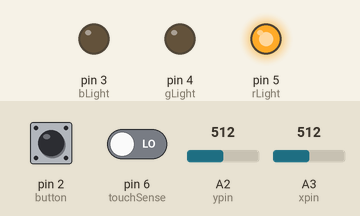
A sketch run on a simulated Arduino Uno, built with avr-gcc and run on an emulated ATmega328P. Parts: output pins drawn as LEDs (lit = HIGH). The inputs (shaded band) are chosen by the test bench; at power-on: pin 2 (button) LOW, pin 6 (touchSense) LOW, A2 (ypin) = 512, A3 (xpin) = 512. No radio packets arrive unless stated.

Above: at 1.2 s.
1.3 s: pin 2 (button) pulled HIGH for 0.15 s
At 2.5 s:
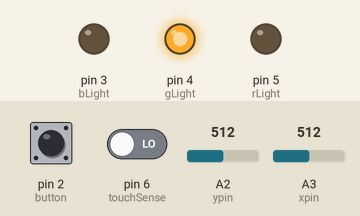
2.9 s: pin 6 (touchSense) driven HIGH
At 3.8 s:
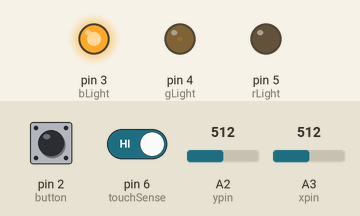
4.5 s: pin 2 (button) pulled HIGH for 1 s
At 5.9 s:
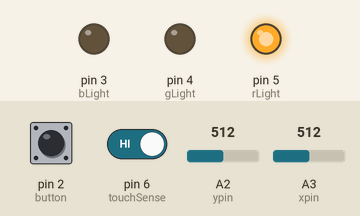
7.0 s: pin 2 (button) pulled HIGH for 0.15 s
At 7.9 s:
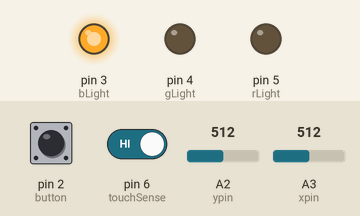
8.6 s: pin 2 (button) pulled HIGH for 3.2 s
At 9.1 s:
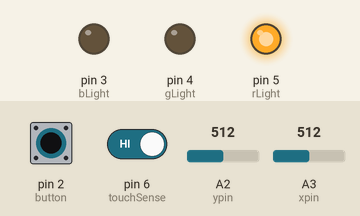
Timing chart, 0 to 11.6 s (numbered marks = the images above; inputs shaded):
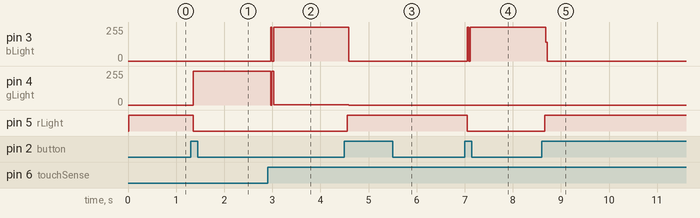

The sketch:

controller.ino
```cpp
// RF24 - Version: Latest
#include <RF24.h>
#include <RF24_config.h>
#include <nRF24L01.h>
#include <printf.h>
#include <SPI.h>
//Pin Definitions
#define button 2
#define bLight 3
#define gLight 4
#define rLight 5
#define touchSense 6
#define xpin A3                 // x-axis of the accelerometer
#define ypin A2                 // y-axis
#define zpin A1                 // z-axis

//Communication Initialization
RF24 radio(7, 8); // CE, CSN
const byte addresses[][6] = {"00001", "00002"};
///////////////////////////////
//Struct tracks states and is
//sent to robot
struct controlData {
  byte onOff;
  byte movePan;
  byte forwardUp;
  byte backDown;
  byte left;
  byte right;
};
////////////////////////////
//States Array:
//Used for debouncing state switching
//button is given 3 spaces in array
// i-1 holds previous state
// i tracks button press
// i+1 holds state of machine
//OnOff switch starts at states[1]
//Movement switch starts at states[4]
boolean stateControl[] = {0, 0, 0, 0, 0, 0};

//Debouncing Variables
unsigned long lastDebounceTime = 0;
unsigned long debounceDelay = 50;
int xBase = 0;
int yBase = 0;
//State object
controlData state;
//Received from robot
int distance = 0;

void setup() {
  //Button Setup
  pinMode(button, INPUT);
  pinMode(touchSense, INPUT);
  //RGB Light Setup
  pinMode(rLight, OUTPUT);
  pinMode(bLight, OUTPUT);
  pinMode(gLight, OUTPUT);
  //Serial Setup
  Serial.begin(9600);
  //Accel Setup
  calibrateAccel();
  //ResetPrevData
  resetData();
  //Communication Setup
  radio.begin();
  //TWO WAY
  radio.openWritingPipe(addresses[1]); // Controller Write
  radio.openReadingPipe(1, addresses[0]); // Controller Read
  radio.setPALevel(RF24_PA_MIN);


}

void loop() {
  //Send Data
  timeout(5);
  radio.stopListening();
  //Read and debounce on off switch
  boolean buttonReading = digitalRead(button);
  debounce(buttonReading, 1);
  state.onOff = stateControl[2];

  if(state.onOff){
    color(0,255, 0);
    //Read and debounce motion button
    boolean stateReading =digitalRead(touchSense);
    debounce(stateReading, 4);
    state.movePan = stateControl[5];

    if(state.movePan){
      color(0,0,255);
    }
    ///////////////
      getMove();
    ///////////////
  }
  else{
    color(255, 0, 0);
    calibrateAccel();
    state.movePan = 0;
    state.forwardUp = 0;
    state.backDown = 0;
    state.left = 0;
    state.right = 0;

  }
  //Send data to robot
  radio.write(&state, sizeof(controlData));


  //Receive Data
  timeout(5);
  radio.startListening();
  //Receive data from robot
  radio.read(&distance, sizeof(distance));
  //if distance != 0 then data has been sent
  if(distance != 0){
    Serial.write(distance);
  }
}
////////////////////////////////////////
//Delay funtion aids in switching between listening
//and receiving
void timeout(unsigned long del){
  unsigned long waitTime = 0;
  unsigned long take = millis();
  do{
    waitTime = millis() - take ;
  }while(waitTime < del);
  //Serial.println("Delay");

}
////////////////////////////////////////
void microtimeout(unsigned long del){
  unsigned long waitTime = 0;
  unsigned long take = micros();
  do{
    waitTime = micros() - take ;
  }while(waitTime < del);


}

////////////////////////////////
void color (unsigned char red, unsigned char green, unsigned char blue)
{
  analogWrite(rLight, red);
  analogWrite(bLight, blue);
  analogWrite(gLight, green);
}
////////////////////////////////
void calibrateAccel(){
  xBase = analogRead(xpin);
  yBase = analogRead(ypin);

}
////////////////////////////////
void resetData()
{
  state.onOff = 0;
  state.movePan = 0;
  state.forwardUp = 0;
  state.backDown = 0;
  state.left = 0;
  state.right = 0;
}
////////////////////////////////
void debounce(boolean reading, int i){
  if (reading != stateControl[i-1]) {
      lastDebounceTime = millis();
  }
  if ((millis() - lastDebounceTime) > debounceDelay) {
      if (reading != stateControl[i]) {
         stateControl[i] = reading;
          if(stateControl[i] == 1){
            stateControl[i+1] = !(stateControl[i+1]);

          }
      }
  }
  stateControl[i-1] = reading;
}
////////////////////////////////////////
//Reads accelerometer data and changes
//controlData struct values based on
//accel values
void getMove(){
  int curx = analogRead(xpin);
  int cury = analogRead(ypin);

  //forward
  if((cury-10)> yBase){
    state.forwardUp = 1;
    state.backDown = 0;
    state.left = 0;
    state.right = 0;

  }
  //backward
  else if((cury+10)< yBase){
    state.forwardUp = 0;
    state.backDown = 1;
    state.left = 0;
    state.right = 0;


  }
  //right
  else if((curx-10) > xBase){
    state.forwardUp = 0;
    state.backDown = 0;
    state.left = 0;
    state.right = 1;

  }
  //left
  else if((curx+10) < xBase){
    state.forwardUp = 0;
    state.backDown = 0;
    state.left = 1;
    state.right = 0;

  }
  else{
    state.forwardUp = 0;
    state.backDown = 0;
    state.left = 0;
    state.right = 0;

  }
}
```

Measured:
- after the input at 1.3 s, pin 4 (gLight): 0/255 → 255/255 after 0.06 s; pin 5 (rLight): HIGH → LOW after 0.06 s
- after the input at 2.9 s, pin 3 (bLight): 0/255 → 254/255 after 0.06 s; pin 4 (gLight): 255/255 → 1/255 after 0.06 s
- after the input at 4.5 s, pin 3 (bLight): 254/255 → 0/255 after 0.09 s; pin 4 (gLight): 1/255 → 0/255 after 0.09 s; pin 5 (rLight): LOW → HIGH after 0.06 s
- after the input at 7.0 s, pin 3 (bLight): 0/255 → 254/255 after 0.06 s; pin 5 (rLight): HIGH → LOW after 0.06 s
- after the input at 8.6 s, pin 3 (bLight): 254/255 → 0/255 after 0.08 s; pin 5 (rLight): LOW → HIGH after 0.06 s
